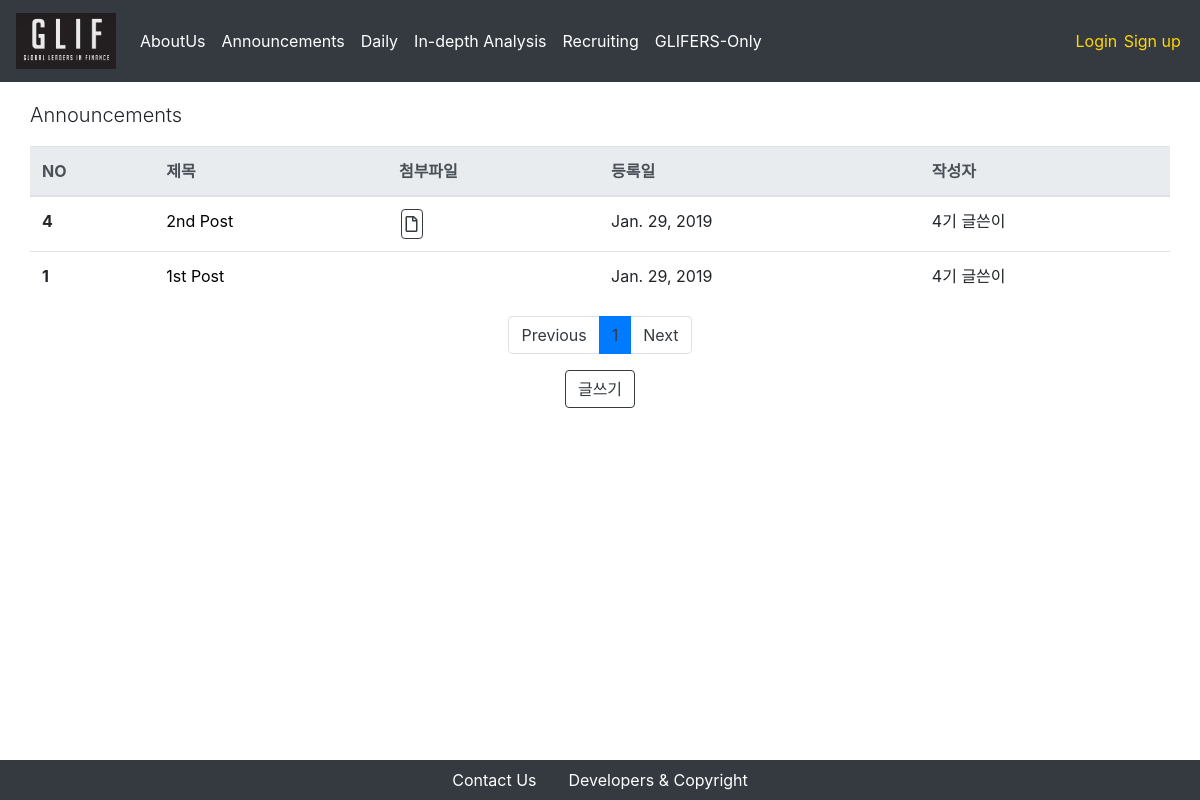
Before: /announcement/ with the older database file.
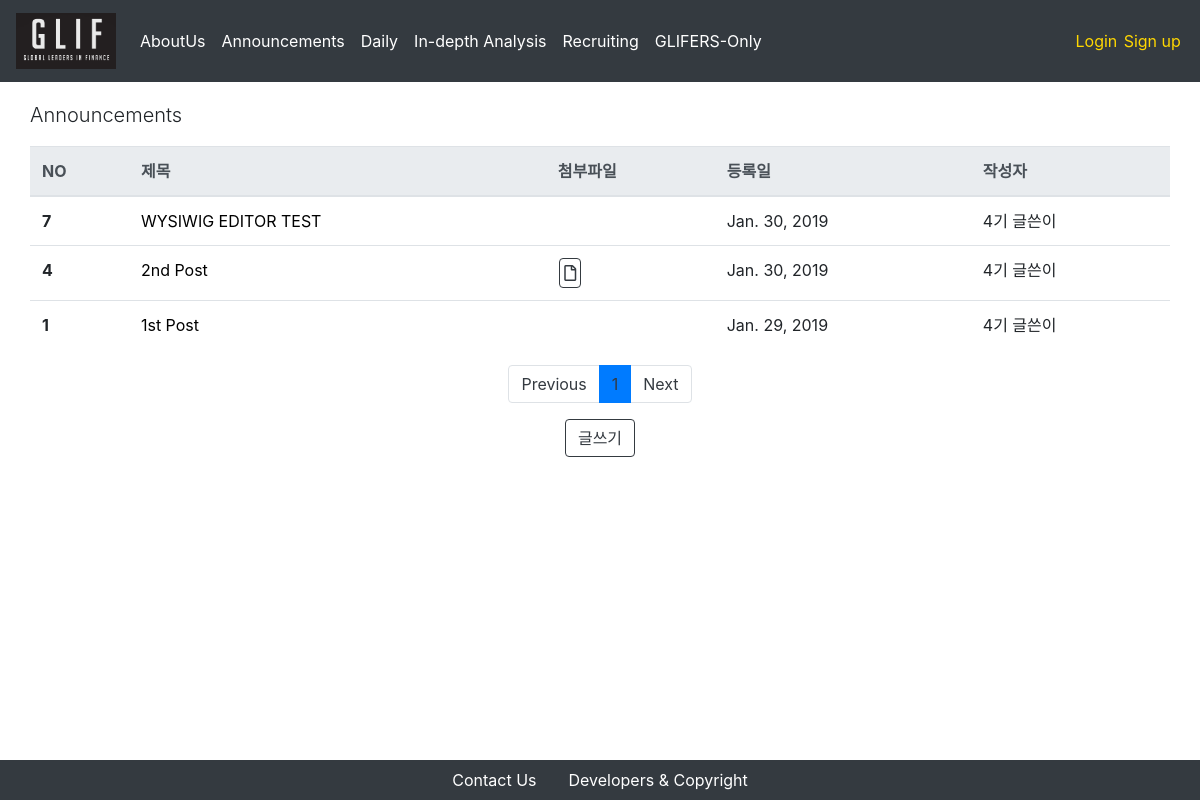
After: the same page with the newer database file.
### announcement/models.py (models this page shows, shortened)
class Post(models.Model):
    title = models.CharField(max_length = 250)
    attached_file = models.FileField(upload_to = 'announcement_attached_files/%Y/%m/%d/', blank = True, null = True)
    written_date = models.DateField(auto_now = True)
    writer = models.ForeignKey(Glifer, on_delete = models.CASCADE, related_name = "announcement_writer")
    content = RichTextUploadingField()

### users/models.py (models this page shows)
class Glifer(models.Model):
    user = models.OneToOneField(CustomUser, on_delete = models.CASCADE, primary_key = True)
    is_mentor = models.BooleanField(default=False)
    name_en = models.CharField(max_length = 250)
    name_kr = models.CharField(max_length = 250)
    birthdate = models.DateField(default = "2000-01-01")
    phonenumber = models.CharField(max_length = 250)
    email= models.EmailField(max_length = 250)
    work_at = models.CharField(max_length = 250, blank = True)
    self_intro = models.TextField(max_length = 1000)
    profile_img = models.FileField(upload_to = 'profiles/%Y/%m/%d/', default = '/users/man-user.png')
    nth = models.CharField(
        max_length=2,
        choices=nth_CHOICES,
        default=glif_4th,
    )
    def __str__(self):
        return self.nth + " " + self.name_kr

### announcement/views.py (the view)
# urls.py: path('', PostListView.as_view(), name='announcement-index'),
class PostListView(ListView):
    model = Post
    template_name = 'announcement/index.html'
    context_object_name = "posts"
    paginate_by = 5
    block_size = 5 # 하단의 페이지 목록 수
    def get_queryset(self):
        order_by_recent_time = Post.objects.all().order_by("-pk")
        return order_by_recent_time
    def get_context_data(self, **kwargs):
        context = super(PostListView, self).get_context_data(**kwargs)
        block_size = 5 # 하단의 페이지 목록 수
        start_index = int((context['page_obj'].number - 1) / self.block_size) * self.block_size
        end_index = min(start_index + self.block_size, len(context['paginator'].page_range))
        context['page_range'] = context['paginator'].page_range[start_index:end_index]
        return context

### announcement/templates/announcement/index.html
{% extends 'setups/base.html' %}
{% block body %}
<div class = "container">
    <div class = "row">
        <p class = "lead">Announcements</p>
        <table class="table">
            <thead class="thead-light">
                <tr>
                    <th scope="col">NO</th>
                    <th scope="col">제목</th>
                    <th scope="col">첨부파일</th>
                    <th scope="col">등록일</th>
                    <th scope="col">작성자</th>
                </tr>
            </thead>
            <tbody>
                {% for post in posts %}
                    <tr>
                        <th scope="row">{{ post.id }}</th>
                        <td>
                            <a href="/announcement/{{post.pk}}" style = "color:black"> {{ post.title }} </a>
                        </td>
                        {% if post.attached_file != '' %}
                            <td><button type="button" class="btn btn-outline-dark btn-download" onclick="location.href = '/announcement/{{post.pk}}/download'"><i class="far fa-file"></i></button></td>
                        {% else %}
                            <td></td>
                        {% endif %}
                        <td>{{ post.written_date }}</td>
                        <td>{{ post.writer }}</td>
                    </tr>
                {% endfor %}
            </tbody>
        </table>
    </div>
    <nav aria-label="Page navigation">
        <ul class="pagination justify-content-center">
            {% if page_obj.has_previous %}
            <li class = "page-item">
                <a class = "page-link" href="?page={{ page_obj.previous_page_number }}" aria-label="Previous">
                Previous
                </a>
            </li>
            {% else %}
            <li class="page-item"><a class="page-link" href="#" tabindex="-1" aria-disabled="true">Previous</a></li>
            {% endif %}
            {% for i in page_range %}
            {% if page_obj.number == i %}
                <li class = "active page-item"><a class="page-link" href="#">{{i}}</a></li>
            {% else %}
                <li class = "page-item"><a class = "page-link" href="?page={{ i }}">{{ i }}</a></li>
            {% endif %}
            {% endfor %}
            {% if page_obj.has_next %}
            <li class = "page-item">
                <a class = "page-link" href="?page={{ page_obj.next_page_number }}" aria-label="Next">
                    Next
                </a>
            </li>
            {% else %}
            <li class="page-item">
                <a class="page-link" href="#">Next</a>
            </li>
            {% endif %}
        </ul>
    </nav>
    <div class = "row align-items-center justify-content-center">
        <button type="button" class="btn btn-outline-dark" onclick="location.href = '/announcement/new'">글쓰기</button>
    </div>
</div>
{% endblock %}

Changed rows visible on the page:
added Post: id "7", title "WYSIWIG EDITOR TEST", written_date "Jan. 30, 2019", writer "4기 글쓴이"
changed Post "2nd Post": written_date "Jan. 29, 2019" → "Jan. 30, 2019"
